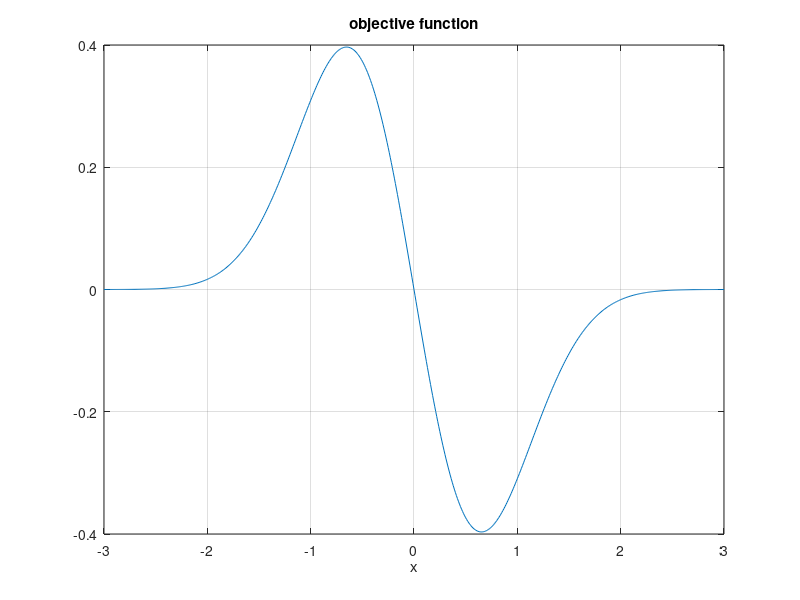

Here is the MATLAB script that generated this plot:
% NEWTONEX1  Solve unconstrained scalar optimization problem
%   min f(x)
% where f(x) = - sin(x) * exp(-x^2).  Uses Newton's method
% starting at x0 = 0.5.

% define objective function
f = @(x) -sin(x) .* exp(-x.^2);

% plot helps identify initial iterate
figure(1)
xx = -3:.01:3;  plot(xx,f(xx))
grid on,  xlabel x,  title('objective function')

% we solve  f'(x) = 0  so we need f'(x) and f''(x)
df = @(x) exp(-x.^2) .* (2 * x .* sin(x) - cos(x));
ddf = @(x) exp(-x.^2) .* ( (-4 * x.^2 + 3) .* sin(x) + 4 * x .* cos(x) );

% run Newton (... without a for loop ... it would be easy to write one!)
format long
x = 0.5
x = x - df(x) / ddf(x)
x = x - df(x) / ddf(x)
x = x - df(x) / ddf(x)
x = x - df(x) / ddf(x)
x = x - df(x) / ddf(x)
f(x)     % objective value
df(x)    % check that f'(x)=0 to good accuracy
